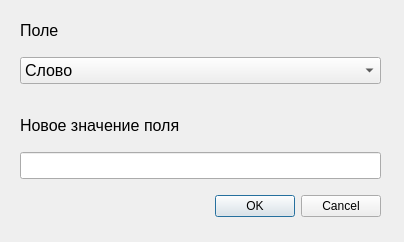
<?xml version="1.0" encoding="UTF-8"?>
<ui version="4.0">
 <class>EditWordDialog</class>
 <widget class="QDialog" name="EditWordDialog">
  <property name="geometry">
   <rect>
    <x>0</x>
    <y>0</y>
    <width>404</width>
    <height>242</height>
   </rect>
  </property>
  <property name="windowTitle">
   <string>Редактирование данных слова</string>
  </property>
  <property name="windowIcon">
   <iconset theme="mail-message-new"/>
  </property>
  <widget class="QDialogButtonBox" name="buttonBox">
   <property name="geometry">
    <rect>
     <x>140</x>
     <y>190</y>
     <width>241</width>
     <height>32</height>
    </rect>
   </property>
   <property name="orientation">
    <enum>Qt::Orientation::Horizontal</enum>
   </property>
   <property name="standardButtons">
    <set>QDialogButtonBox::StandardButton::Cancel|QDialogButtonBox::StandardButton::Ok</set>
   </property>
  </widget>
  <widget class="QWidget" name="verticalLayoutWidget">
   <property name="geometry">
    <rect>
     <x>20</x>
     <y>10</y>
     <width>361</width>
     <height>169</height>
    </rect>
   </property>
   <layout class="QVBoxLayout" name="verticalLayout">
    <item>
     <widget class="QLabel" name="label_2">
      <property name="font">
       <font>
        <pointsize>12</pointsize>
       </font>
      </property>
      <property name="text">
       <string>Поле</string>
      </property>
     </widget>
    </item>
    <item>
     <widget class="QComboBox" name="fieldTypeComboBox">
      <property name="font">
       <font>
        <pointsize>12</pointsize>
       </font>
      </property>
      <item>
       <property name="text">
        <string>Слово</string>
       </property>
      </item>
      <item>
       <property name="text">
        <string>Перевод</string>
       </property>
      </item>
      <item>
       <property name="text">
        <string>Пример</string>
       </property>
      </item>
      <item>
       <property name="text">
        <string>Перевод примера</string>
       </property>
      </item>
      <item>
       <property name="text">
        <string>Тема</string>
       </property>
      </item>
     </widget>
    </item>
    <item>
     <spacer name="verticalSpacer">
      <property name="orientation">
       <enum>Qt::Orientation::Vertical</enum>
      </property>
      <property name="sizeType">
       <enum>QSizePolicy::Policy::Fixed</enum>
      </property>
      <property name="sizeHint" stdset="0">
       <size>
        <width>10</width>
        <height>15</height>
       </size>
      </property>
     </spacer>
    </item>
    <item>
     <widget class="QLabel" name="label">
      <property name="font">
       <font>
        <pointsize>12</pointsize>
       </font>
      </property>
      <property name="text">
       <string>Новое значение поля</string>
      </property>
     </widget>
    </item>
    <item>
     <widget class="QLineEdit" name="fieldValueLineEdit">
      <property name="font">
       <font>
        <pointsize>12</pointsize>
       </font>
      </property>
     </widget>
    </item>
   </layout>
  </widget>
 </widget>
 <resources/>
 <connections>
  <connection>
   <sender>buttonBox</sender>
   <signal>accepted()</signal>
   <receiver>EditWordDialog</receiver>
   <slot>accept()</slot>
   <hints>
    <hint type="sourcelabel">
     <x>248</x>
     <y>254</y>
    </hint>
    <hint type="destinationlabel">
     <x>157</x>
     <y>274</y>
    </hint>
   </hints>
  </connection>
  <connection>
   <sender>buttonBox</sender>
   <signal>rejected()</signal>
   <receiver>EditWordDialog</receiver>
   <slot>reject()</slot>
   <hints>
    <hint type="sourcelabel">
     <x>316</x>
     <y>260</y>
    </hint>
    <hint type="destinationlabel">
     <x>286</x>
     <y>274</y>
    </hint>
   </hints>
  </connection>
 </connections>
</ui>
